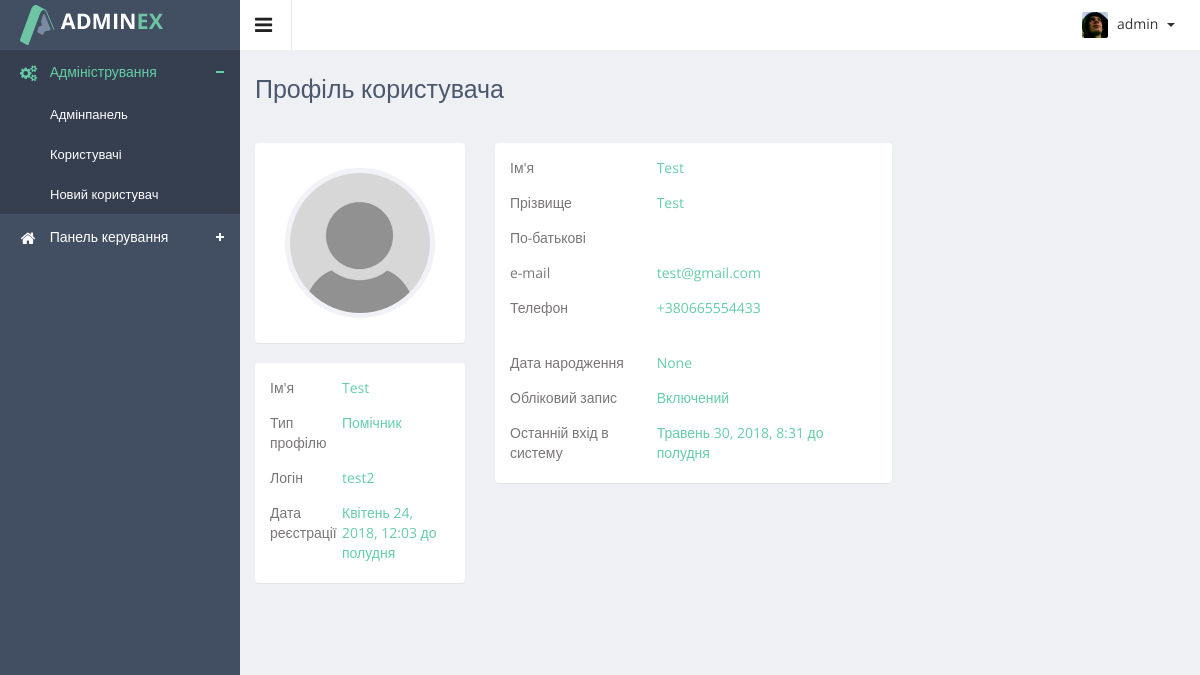
Before: /admin/user/read/4/ (signed in) with the older database file.
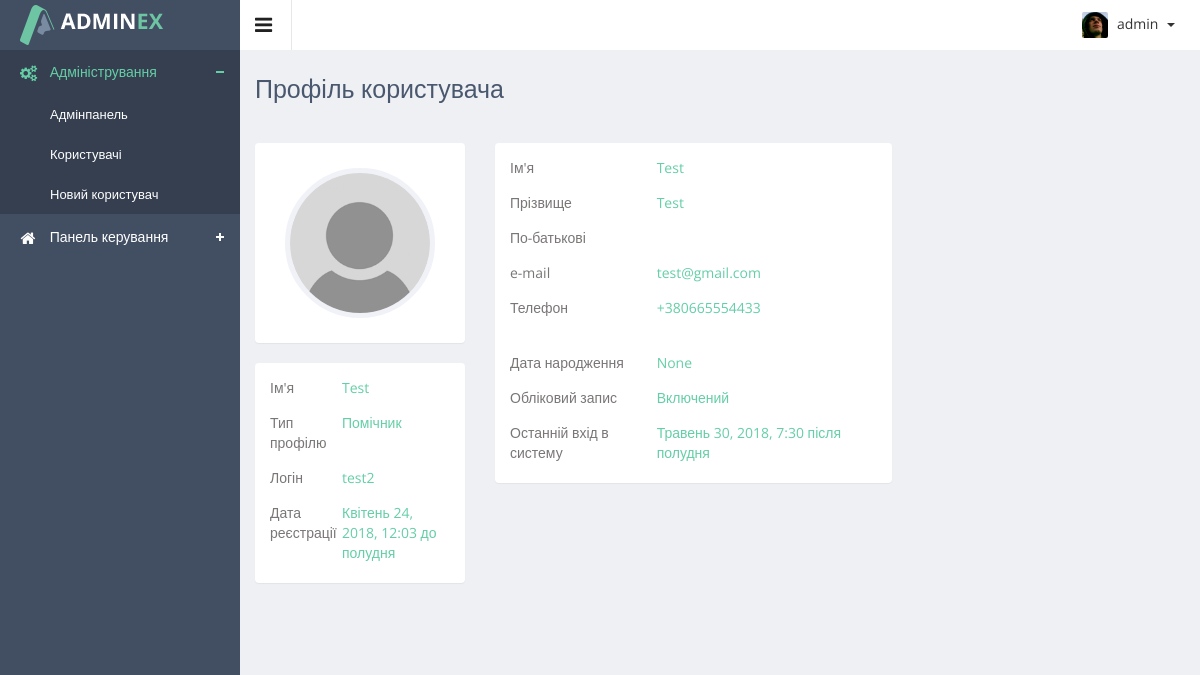
After: the same page with the newer database file.
### authapp/models.py (models this page shows)
class ProjectUser(AbstractUser):
    parent_name = models.CharField(verbose_name='по-батькові', max_length=20, blank=True)
    date_of_birth = models.DateField(verbose_name='дата народження', blank=True, null=True)
    phone1 = models.CharField(verbose_name='номер телефона', max_length=16, blank=True)
    phone2 = models.CharField(verbose_name='номер телефона', max_length=16, blank=True, null=True)
    avatar = models.ImageField(verbose_name='фото', upload_to='users_avatars', blank=True)
    is_dir = models.BooleanField(verbose_name='керівник', default=False)
    is_assistant = models.BooleanField(verbose_name='помічник', default=False)
    is_client = models.BooleanField(verbose_name='клієнт', default=False)
    def __str__(self):
        return self.username

### adminapp/views.py (the view)
# urls.py: re_path(r'^user/read/(?P<user_pk>\d+)/$', adminapp.user_detail_view, name='user_detail'),
@user_passes_test(lambda user: user.is_superuser)
def user_detail_view(request, user_pk):
    title = 'Профіль користувача'
    user = get_object_or_404(ProjectUser, pk=user_pk)
    context = {
        'title': title,
        'object': user,
    }
    return render(request, 'adminapp/user_detail.html', context)

### adminapp/templatetags/tags.py (called while the page is built)
@register.filter
def default_avatar(string):
    if not string:
        string = 'users_avatars/gravatar.png'
    new_string = f'{URL_PREFIX}{string}'
    return new_string

### adminapp/templates/adminapp/user_detail.html (shortened to what the changed rows need)
{% extends 'mainapp/base.html' %}
{% load staticfiles %}
{% load tags %}
{% block container %}
<div class="row">
    <div class="col-md-3">
        <div class="row">
            <div class="col-md-12">
                    <div class="panel">
                        <div class="panel-body">
                            <ul class="p-info">
                                <li>
                                    <div class="title">Ім'я</div>
                                    <div class="desk">{{ object.first_name }}</div>
                                </li>
                                <li>
                                    <div class="title">Логін</div>
                                    <div class="desk">{{ object.username }}</div>
                                </li>
                                <li>
                                    <div class="title">Дата реєстрації</div>
                                    <div class="desk">{{ object.date_joined }}</div>
                                </li>
                            </ul>
                        </div>
                    </div>
                </div>
        </div>
    </div>
    <div class="col-md-8">
        <div class="row">
            <div class="col-md-8">
                <div class="panel">
                    <div class="panel-body">
                        <ul class="p-info">
                            <li>
                                <div class="title">Ім'я</div>
                                <div class="desk">{{ object.first_name }}</div>
                            </li>
                            <li>
                                <div class="title">Прізвище</div>
                                <div class="desk">{{ object.last_name }}</div>
                            </li>
                            <li>
                                <div class="title">e-mail</div>
                                <div class="desk">{{ object.email }}</div>
                            </li>
                            <li>
                                <div class="title">Телефон</div>
                                <div class="desk">{{ object.phone1 }}<br>
                                {% if object.phone2 == None %} &nbsp;{% endif %}</div>
                            </li>
                            <li>
                                <div class="title">Дата народження</div>
                                <div class="desk">{{ object.date_of_birth }}</div>
                            </li>
                            <li>
                                <div class="title">Останній вхід в систему</div>
                                <div class="desk">
                                    {% if object.last_login == None %}
                                    жодного разу
                                    {% else %}
                                    {{ object.last_login }}
                                    {% endif %}
                                </div>
                            </li>
                        </ul>
                    </div>
                </div>
            </div>
        </div>
    </div>
</div>
{% endblock %}

Changed rows visible on the page:
changed ProjectUser "Test": last_login "Травень 30, 2018, 8:31 до полудня" → "Травень 30, 2018, 7:30 після полудня"
